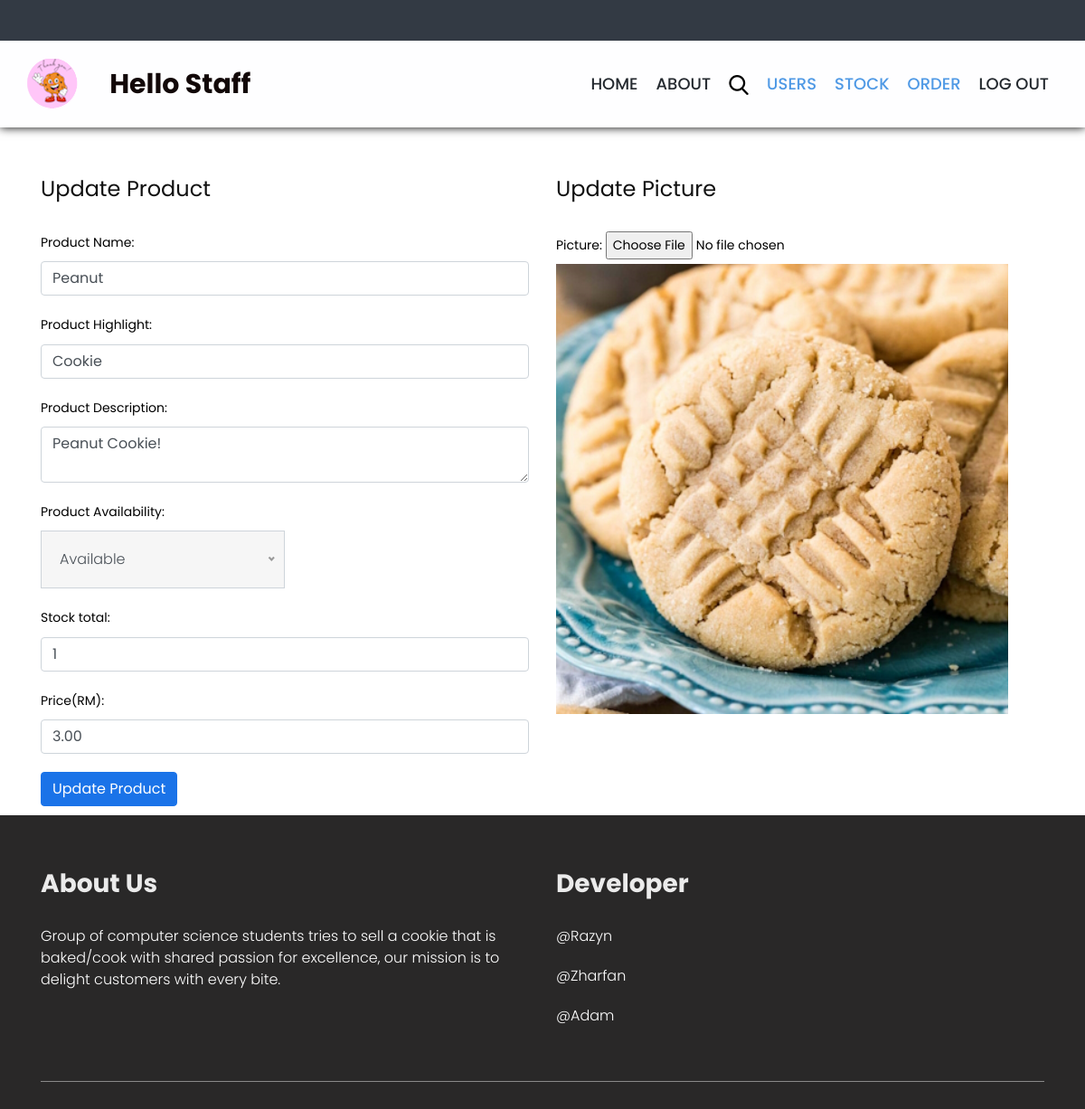
/staff/updateStock.php?update=4, run on the app's committed database.
### tables this page shows
CREATE TABLE Product (
  product_ID INT(4) NOT NULL AUTO_INCREMENT PRIMARY KEY,
  product_Name VARCHAR(20) NOT NULL,
  product_Description VARCHAR(100) NOT NULL,
  product_Highlight VARCHAR(100) NOT NULL,
  product_Status VARCHAR(20) NOT NULL,
  product_Stock INT(3) NOT NULL,
  product_Price DECIMAL(10,2) NOT NULL,
  picture VARCHAR(100) NOT NULL
);

### staff/updateStock.php (the view, shortened to what this page needs)
<?php
include('../reusableCodes/connectdb.php');
if (isset($_GET['update'])) {
    $productID = $_GET['update'];
    $sql = "SELECT * FROM product WHERE product_ID = $productID";
    $query = mysqli_query($conn, $sql);
    if (mysqli_num_rows($query) > 0) {
        $userData = mysqli_fetch_array($query);
    } else {
        echo "Product not found!";
        exit();
    }
} else {
    echo "Invalid request!";
    exit();
}
?>
<!DOCTYPE html>
<html lang="en">
<head>
    <?php include '../reusableCodes/headerMeta1in.php';?>
</head>
<body>
    <?php include '../reusableCodes/headerStaff.php';?>
    <div class="update_profile_section layout_padding">
        <div class="container">
            <div class="row">
                <div class="col-md-6">
                    <h1 class="update_text">Update Product</h1>
                    <form method="POST" action="saveProduct.php">
                        <div class="form-group">
                            <label for="name">Product Name:</label>
                            <input type="text" class="form-control" id="name" name="name" value="<?php echo $userData[1];?>">
                        </div>
                        <div class="form-group">
                            <label for="highlight">Product Highlight:</label>
                            <input type="text" class="form-control" id="highlight" name="highlight" value="<?php echo $userData[3];?>">
                        </div>
                        <div class="form-group">
                            <label for="desc">Product Description:</label>
                            <textarea class="form-control" id="desc" name="desc"><?php echo $userData[2];?></textarea>
                        </div>
                        <div class="form-group">
                            <label for="status">Product Availability:</label>
                        </div>
                        <div class="form-group">
                            <label for="stock">Stock total:</label>
                            <input type="number" class="form-control" id="stock" name="stock" value="<?php echo $userData[5];?>" min="0">
                        </div>
                        <div class="form-group">
                            <label for="price">Price(RM):</label>
                            <input type="number" class="form-control" id="price" name="price" value="<?php echo $userData[6];?>" min="0">
                        </div>
                        <button type="submit" class="btn btn-primary" name="update_product">Update Product</button>
                    </form>
                </div>
                <div class="col-md-6">
                    <h1 class="update_text">Update Picture</h1>
                    <div class="form-group">
                        <label for="picture">Picture:</label>
                        <input type="file" name="file" id="file" required>
                        <img src="../images/cookies/<?php echo $userData[7];?>" width="500" height="500">
                    </div>
                </div>
            </div>
        </div>
    </div>
    <?php include '../reusableCodes/footer1in.php';?>
</body>
</html>

### css/style.css (style rules this page uses)
*, *::after, *::before { box-sizing: border-box !important; }
html { scroll-behavior: smooth; }
body { color: #000000; font-size: 14px; font-family: Poppins, sans-serif; line-height: 1.80857; font-weight: normal; overflow-x: hidden; }
h1, h2, h3, h4, h5, h6 { letter-spacing: 0; font-weight: normal; position: relative; padding: 0 0 10px 0; font-weight: normal; line-height: normal; color: #111111; margin: 0 }
h1 { font-size: 24px }
img { max-width: 100%; height: auto; }
.update_profile_section { padding: 60px 0; }
.update_text { margin-bottom: 20px; }
.form-group { margin-bottom: 20px; }
.btn-primary { background-color: #1a73e8; border-color: #1a73e8; margin-bottom: 10px; }
button { border: 0; margin: 0; padding: 0; cursor: pointer; }
.layout_padding { padding-top: 50px; padding-bottom: 0px; }

### data on the page
product: name "Peanut", highlight "Cookie", desc "Peanut Cookie!", stock "1", price "3.00", picture (picture)
